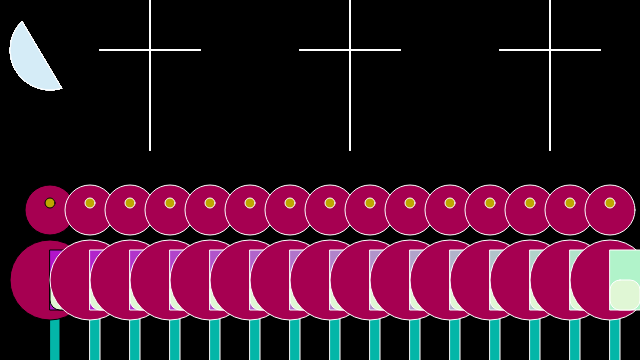
Frame 1 (no input)
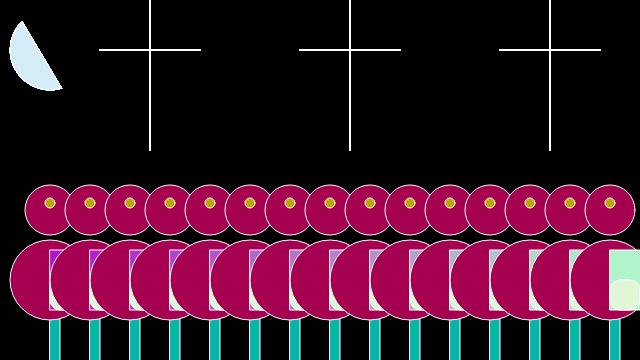
Frame 60 (no input)
Frame 120 (the mouse pressed at the canvas centre since frame 60): identical to frame 60, image omitted

The p5.js sketch that drew these frames (run headless with seeded random() and noise() and a simulated clock; from frame 60 on, the mouse is pressed at the canvas centre):

// p5.js sketch
// ── sketch.js
/*
pattern version 1
javascript loop
*/

function setup (){
	createCanvas (640, 360);
}

function draw (){
	background("black");

	for (let x = 50; x < width; x += 40) {
		fill (3, 182, 168);
		rect (x, height - 100, 10, 200);
		

        fill (166, 0, 81);
		circle (x, height - 80, 80);

		ellipse (x, height -150, 50);

        let r = map (x, 0, width, 0, 255);
		fill (177, r, 202);
		square (x, height - 110, 60);

		fill (190, 167,0);
		ellipse (x, height -157, 10);


		fill (224, 247, 213);
		square (x, height - 80, 30, 10);


        fill (213, 236, 247);
		arc(50, 50, 80, 80, -5, PI + QUARTER_PI, CHORD);
		
		fill ("white");
		stroke (300);
		line (100, 50, 200, 50);
		line (150, 0, 150, 150);
		line (300, 50, 400, 50);
		line (350, 0, 350, 150);
		line (500, 50, 600, 50);
		line (550, 0, 550, 150);


	}
}
